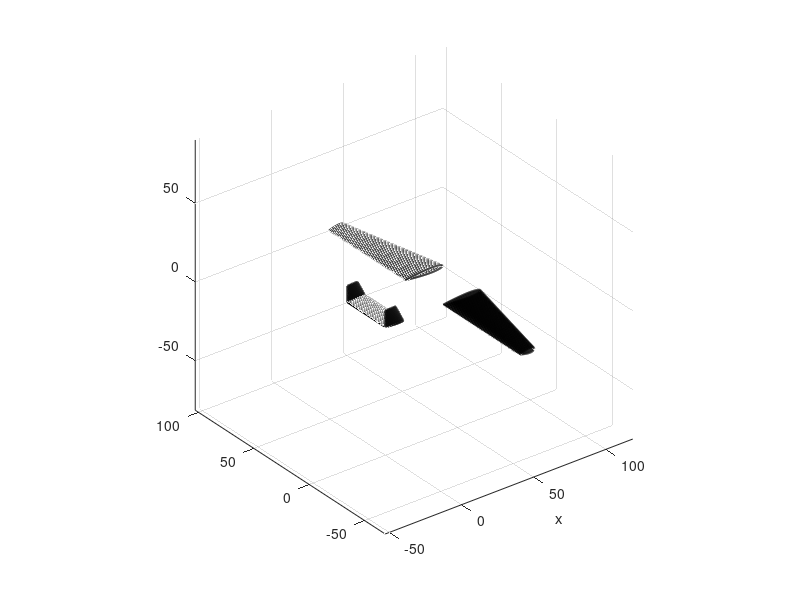

MATLAB code to generate this figure:
clc
clear 
close all

%Valores de Entrada         %[Unidade] -------- Descrição -------
Cvtip = 7.40764;            %[cm] Corda da Ponta do Estabilizador Vertical
croot_v = 12.3461;          %[cm] Corda da Raiz do Estabilizador Vertical
croot_h = 12.3461;          %[cm] Corda da Raiz do Estabilizador Horizontal
L = 137.2;                  %[cm] comprimento da envergadura
L_asa = L/2;                %[cm] comprimento da semi-asa
L_est_h = L/4;              %[cm] comprimento do estabilizador horizontal ---- (valor chutado)
L_est_v = 0.3*L_est_h;      %[cm] comprimento do estabilizador vertical ---- (valor chutado)
c_t = 10.42;                %[cm] Corda na ponta da Asa
c_r = 25.86;                %[cm] Corda na raiz da Asa
dist_asa_est = 40;          %[cm] Distância asa - estabilizador
%% ---------------------- ESTABILIZADOR HORIZONTAL ------------------------
u = linspace(0,1,600);
x = u.^2;
y = 5*0.12*(0.2969*u - 0.1260*u.^2 - 0.3516*u.^4 + 0.2843*u.^6 - 0.1015*u.^8);
n_nerv_est_h = 50;          %Numero de Nervuras Estabilizador Horizontal

% ---------------------------- Grafico ---------------------------------
z_est_h = ones(length(x),1);            
h = L_est_h/(n_nerv_est_h-1);       %espaço entre as nervuras

for n=1:n_nerv_est_h
    hold on
    plot3(-croot_h*(x-max(x)),h*(n-1)*z_est_h,croot_h*y,'k','LineWidth',1.5)
    plot3(-croot_h*(x-max(x)),h*(n-1)*z_est_h,-croot_h*y,'k','LineWidth',1.5)
end
plot3([0,0],[0,L_est_h],[0,0],'k','LineWidth',1.5)
plot3([croot_h*max(x),croot_h*max(x)],[0,L_est_h],[0,0],'k','LineWidth',1.5)
axis('equal')
view(3)

%% ---------------------- ESTABILIZADOR VERTICAL --------------------------
n_nerv_est_v = 30;          %Numero de Nervuras Estabilizador Vertical
for i=1:n_nerv_est_v
    cest_v(i) = (Cvtip - croot_v)*(i-1)/(n_nerv_est_v-1) + croot_v;
end

% ----------------------------- Grafico -----------------------------------
z = ones(length(x),1);
h = L_est_v/(n_nerv_est_v-1);

for n=1:n_nerv_est_v
    hold on
    %estabilizador direito
    plot3(-cest_v(n)*(x-max(x)),-0.12*max(y)+cest_v(n)*y,h*(n-1)*z-0.12*max(y),'k','LineWidth',1.5)
    plot3(-cest_v(n)*(x-max(x)),-0.12*max(y)-cest_v(n)*y,h*(n-1)*z-0.12*max(y),'k','LineWidth',1.5)
    %estabilizador esquerdo
    plot3(-cest_v(n)*(x-max(x)),L_est_h+0.12*max(y)+cest_v(n)*y,h*(n-1)*z-0.12*max(y),'k','LineWidth',1.5)
    plot3(-cest_v(n)*(x-max(x)),L_est_h+0.12*max(y)-cest_v(n)*y,h*(n-1)*z-0.12*max(y),'k','LineWidth',1.5)
end

%Linhas do estabilizador direito
plot3([0,0],[-0.12*max(y),-0.12*max(y)],[-0.12*max(y),L_est_v-0.12*max(y)],'k','LineWidth',1.5);
plot3([0.12*max(x),min(cest_v)*max(x)],[-0.12*max(y),-0.12*max(y)],[-0.12*max(y),L_est_v-0.12*max(y)],'k','LineWidth',1.5);
%Linhas do estabilizador esquerdo
plot3([0,0],[L_est_h+0.12*max(y),L_est_h+0.12*max(y)],[-0.12*max(y),L_est_v-0.12*max(y)],'k','LineWidth',1.5);
plot3([0.12*max(x),min(cest_v)*max(x)],[L_est_h+0.12*max(y),L_est_h+0.12*max(y)],[-0.12*max(y),L_est_v-0.12*max(y)],'k','LineWidth',1.5);

%% ------------------------------ ASA -------------------------------------
n_nervuras = 70;                %Numero de Nervuras da Asa
for i=1:n_nervuras
    cordas(i) = (c_t - c_r)*(i-1)/(n_nervuras-1) + c_r;
    alfa(i) = 0.12*c_r/cordas(i);
    uw = linspace(0,1,100);
    xw = uw.^2;
    yw(i,:) = 5*alfa(i)*(0.2969*uw - 0.1260*uw.^2 - 0.3516*uw.^4 + 0.2843*uw.^6 - 0.1015*uw.^8);
end

% ----------------------------- GRAFICO -----------------------------------
zw = ones(1,length(xw));
h = L_asa/(n_nervuras-1);
%------------------------------ASA DIREITA---------------------------------
for n=1:n_nervuras
    hold on
    if n==1 || n==n_nervuras
        plot3(-cordas(n)*(xw-max(xw))+dist_asa_est,-h*(n-1)*zw,cordas(n)*yw(n,:),'k','LineWidth',1.5)
        plot3(-cordas(n)*(xw-max(xw))+dist_asa_est,-h*(n-1)*zw,-cordas(n)*yw(n,:),'k','LineWidth',1.5)
    else
        plot3(-cordas(n)*(xw-max(xw))+dist_asa_est,-h*(n-1)*zw,cordas(n)*yw(n,:),'k','LineWidth',1.5)
        plot3(-cordas(n)*(xw-max(xw))+dist_asa_est,-h*(n-1)*zw,-cordas(n)*yw(n,:),'k','LineWidth',1.5)
    end
end
%-------------------------------ASA ESQUERDA-------------------------------
for n=1:n_nervuras
    hold on
    if n==1 || n==n_nervuras
    plot3(-cordas(n)*(xw-max(xw))+dist_asa_est,h*(n-1)*zw+L_est_h,cordas(n)*yw(n,:),'k','LineWidth',1.5)
    plot3(-cordas(n)*(xw-max(xw))+dist_asa_est,h*(n-1)*zw+L_est_h,-cordas(n)*yw(n,:),'k','LineWidth',1.5)
    else
    plot3(-cordas(n)*(xw-max(xw))+dist_asa_est,h*(n-1)*zw+L_est_h,cordas(n)*yw(n,:),'k','LineWidth',1.5)
    plot3(-cordas(n)*(xw-max(xw))+dist_asa_est,h*(n-1)*zw+L_est_h,-cordas(n)*yw(n,:),'k','LineWidth',1.5)   
    end
end
axis('equal')
grid on
xlabel('x')
view(3)